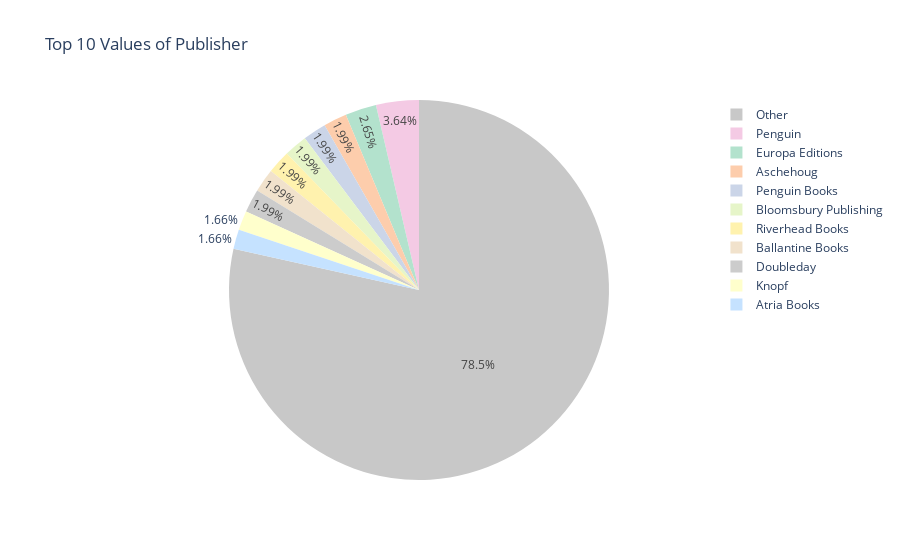

Notebook source saved alongside this figure:
### Code cell
viz_top_values(mybooks['Publisher'], top_n=10)

### Figure 1 — Plotly figure (JSON) as saved in the notebook; plotly's stock layout.template omitted (floating-point values rounded to 4 significant figures)
{"data": [{"labels": ["Penguin", "Europa Editions", "Aschehoug", "Penguin Books", "Bloomsbury Publishing", "Riverhead Books", "Ballantine Books", "Doubleday", "Knopf", "Atria Books", "Other"], "marker": {"colors": ["rgb(244, 202, 228)", "rgb(179, 226, 205)", "rgb(253, 205, 172)", "rgb(203, 213, 232)", "rgb(230, 245, 201)", "rgb(255, 242, 174)", "rgb(241, 226, 204)", "rgb(204, 204, 204)", "rgb(255, 255, 204)", "rgb(197, 226, 255)", "rgb(200, 200, 200)"]}, "type": "pie", "values": [11, 8, 6, 6, 6, 6, 6, 6, 5, 5, 237]}], "layout": {"title": {"text": "Top 10 Values of Publisher"}}}
